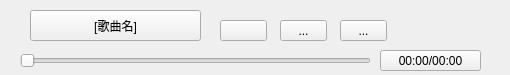
<?xml version="1.0" encoding="UTF-8"?>
<ui version="4.0">
 <class>Min</class>
 <widget class="QWidget" name="Min">
  <property name="geometry">
   <rect>
    <x>0</x>
    <y>0</y>
    <width>510</width>
    <height>75</height>
   </rect>
  </property>
  <property name="windowTitle">
   <string>Form</string>
  </property>
  <widget class="QToolButton" name="toolButton">
   <property name="geometry">
    <rect>
     <x>30</x>
     <y>10</y>
     <width>171</width>
     <height>31</height>
    </rect>
   </property>
   <property name="text">
    <string>[歌曲名]</string>
   </property>
  </widget>
  <widget class="QSlider" name="horizontalSlider">
   <property name="geometry">
    <rect>
     <x>20</x>
     <y>50</y>
     <width>351</width>
     <height>22</height>
    </rect>
   </property>
   <property name="orientation">
    <enum>Qt::Horizontal</enum>
   </property>
  </widget>
  <widget class="QToolButton" name="toolButton_2">
   <property name="geometry">
    <rect>
     <x>380</x>
     <y>50</y>
     <width>101</width>
     <height>21</height>
    </rect>
   </property>
   <property name="text">
    <string>00:00/00:00</string>
   </property>
  </widget>
  <widget class="QToolButton" name="toolButton_3">
   <property name="geometry">
    <rect>
     <x>220</x>
     <y>20</y>
     <width>47</width>
     <height>21</height>
    </rect>
   </property>
   <property name="text">
    <string/>
   </property>
   <property name="icon">
    <iconset resource="images/icons.qrc">
     <normaloff>:/previous.png</normaloff>:/previous.png</iconset>
   </property>
  </widget>
  <widget class="QToolButton" name="toolButton_4">
   <property name="geometry">
    <rect>
     <x>280</x>
     <y>20</y>
     <width>47</width>
     <height>21</height>
    </rect>
   </property>
   <property name="text">
    <string>...</string>
   </property>
   <property name="icon">
    <iconset resource="images/icons.qrc">
     <normaloff>:/pause.png</normaloff>:/pause.png</iconset>
   </property>
  </widget>
  <widget class="QToolButton" name="toolButton_5">
   <property name="geometry">
    <rect>
     <x>340</x>
     <y>20</y>
     <width>47</width>
     <height>21</height>
    </rect>
   </property>
   <property name="text">
    <string>...</string>
   </property>
   <property name="icon">
    <iconset resource="images/icons.qrc">
     <normaloff>:/next.png</normaloff>:/next.png</iconset>
   </property>
  </widget>
 </widget>
 <resources>
  <include location="images/icons.qrc"/>
 </resources>
 <connections/>
</ui>
